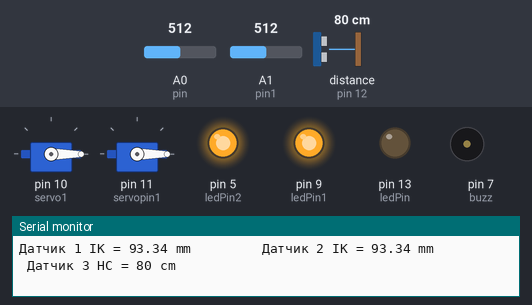
The sketch below on a simulated Arduino Uno, built with avr-gcc and run on an emulated ATmega328P. On the bench: 2 × servo, output pins drawn as LEDs (lit = HIGH), buzzer (waves = sounding), the last lines printed to the serial monitor. Wiring (inferred from the names in the program): ultrasonic range finder: trigger pin 6; echo pin 12. Inputs (shaded band) come from the test bench; at power-on: distance to the obstacle (sensor on pin 12) 80 cm, A0 (pin) = 512, A1 (pin1) = 512. The echo pulse lasts 58.3 µs per cm; pins used as bus, display or sensor lines are not drawn.

Above: at 2.1 s.
2.2 s: distance to the obstacle (sensor on pin 12) set to 2 cm
At 2.9 s:
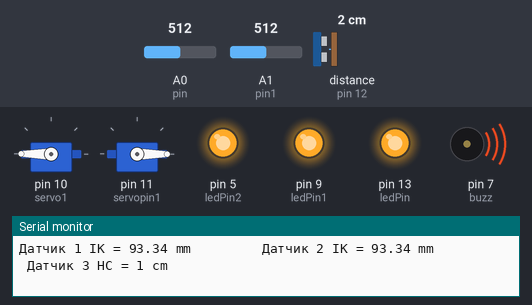
3.7 s: A0 (pin) set to 472
At 4.9 s:
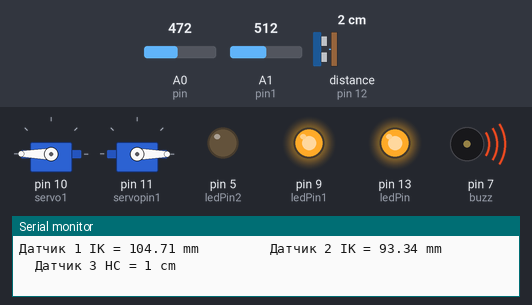
5.2 s: A1 (pin1) set to 476
At 6.3 s:
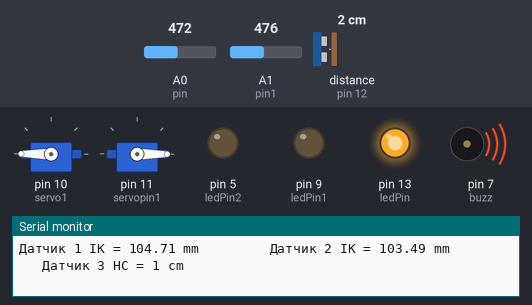
6.7 s: distance to the obstacle (sensor on pin 12) set to 19 cm
9.7 s: distance to the obstacle (sensor on pin 12) set to 23 cm
At 10.7 s:
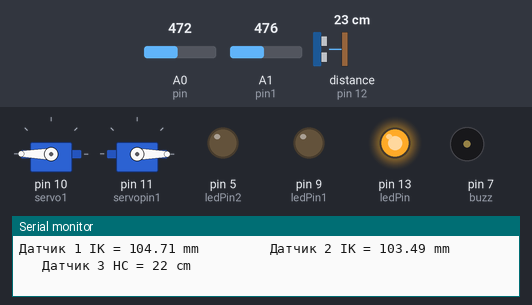
11.3 s: A1 (pin1) set to 511
At 11.9 s:
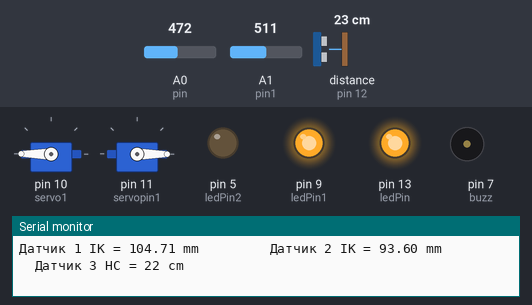
Timing chart, 0 to 13.8 s (numbered marks = the images above; inputs shaded):
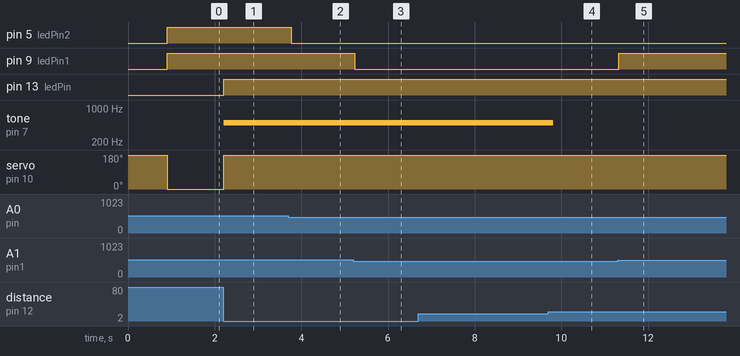

Measured:
- the behaviour switches between 488 and 487 on A0 (pin) (found by bisection; images 1 and 2)
- the behaviour switches between 488 and 487 on A1 (pin1) (found by bisection; images 2 and 3)
- the behaviour switches between 20 and 21 cm on distance to the obstacle (sensor on pin 12) (found by bisection; images 3 and 4)
- after the input at 2.2 s, pin 13 (ledPin): LOW → HIGH at once; tone on pin 7 (buzz): silent → 500 Hz at once; servo on pin 10 (servo1): 0° → 180° at once
- after the input at 3.7 s, pin 5 (ledPin2): HIGH → LOW after 0.07 s
- after the input at 5.2 s, pin 9 (ledPin1): HIGH → LOW at once
- after the input at 9.7 s, tone on pin 7 (buzz): 500 Hz → silent after 0.11 s
- after the input at 11.3 s, pin 9 (ledPin1): LOW → HIGH at once

The sketch:

2IK_HC_work4_work1.ino
```cpp
#define Trig 6
#define Echo 12
#define ledPin 13
#define ledPin1 9
#define ledPin2 5
#define pin A0 //желтый провод дальномера подключаем к выводу А0 Arduino
#define pin1 A1
#define buzz 7
#include<Servo.h>//подключаем билиотеку для управления сервоприводами
Servo servo1;
Servo servo2;
int servopin1 = 11;
int servopin2 = 12;
int liniya = 4;
void setup ()
  {
    servo1.write(360);  // servo1.write(360);
     servo2.write(-360);  // servo2.write(-360);

    delay (900  );
    pinMode (servopin1, OUTPUT);
    pinMode (servopin2, OUTPUT);
    pinMode (pin, INPUT);
    pinMode (pin1, INPUT);
    pinMode(Trig, OUTPUT); //инициируем как выход
    pinMode(Echo, INPUT); //инициируем как вход
    pinMode(ledPin, OUTPUT);
    pinMode(buzz, OUTPUT);
    Serial.begin (9600);
    servo1.attach(10);
    servo2.attach(11);

}
unsigned int impulseTime=0;
unsigned int distance_cm=0;
void loop ()
{
    float value = analogRead (pin); // считываем напряжение с дальномера
    float value1 = analogRead (pin1);
    float range = get_gp2d12 (value);
    float range1 = get_gp2d121 (value1);
  digitalWrite(Trig, HIGH);
  /* Подаем импульс на вход trig дальномера */
  //delayMicroseconds(10); // равный 10 микросекундам
  digitalWrite(Trig, LOW); // Отключаем
  impulseTime=pulseIn(Echo, HIGH); // Замеряем длину импульса
  distance_cm=impulseTime/58; // Пересчитываем в сантиметры


if (liniya  = 0 )

 {
analogWrite (servopin1, LOW);
digitalWrite (servopin2, LOW);
    }
   if (distance_cm<=30)  // Расстояние < 40
  {
  servo1.write(360);  // servo1.write(360);
  servo2.write(-360);  // servo2.write(-360);
  }
    if (distance_cm>30)
  {
    servo1.write(-100 );
    servo2.write(-100);
  }


if (distance_cm<30)
{
digitalWrite(ledPin, HIGH); // Светодиод горит
}
else
{
digitalWrite(ledPin, LOW); // иначе не горит
}
if (range1<100)
{
analogWrite(ledPin1, 255); // Светодиод горит
}
else
{
analogWrite(ledPin1, 0); // иначе не горит
}
if (range<100)
{
analogWrite(ledPin2, 255); // Светодиод горит
}
else
{
analogWrite(ledPin2, 0); // иначе не горит
}
  if (distance_cm<20)  // Расстояние < 10
  {
     tone(buzz, 500, 200);
  }
   else
  {
    digitalWrite(buzz, LOW); // И пьезоизлучатель
  }

    Serial.print ("Датчик 1 IK = ");
    Serial.print (range);
    Serial.print (" mm");
    Serial.print ("         ");
    Serial.print ("Датчик 2 IK = ");
    Serial.print (range1);
    Serial.print (" mm");
    Serial.print ("         ");
    Serial.print ("Датчик 3 HC = ");
    Serial.print (distance_cm);
    Serial.print (" cm");
    Serial.println ();
//  delay (500);

}
float get_gp2d12 (float value)
{ // переводим значение напряжения в расстояние
    if (value < 10) value = 10;
    return ((67870.0 / (value - 3.0)) - 40.0);
}
float get_gp2d121 (float value1)
{ // переводим значение напряжения в расстояние
    if (value1 < 10) value1 = 10;
    return ((67870.0 / (value1 - 3.0)) - 40.0);
}
```
